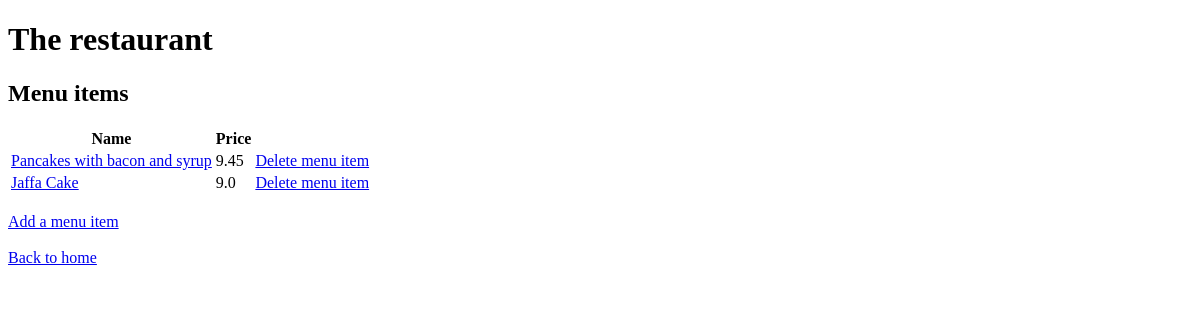
Before: /menu_items/ with the older database file.
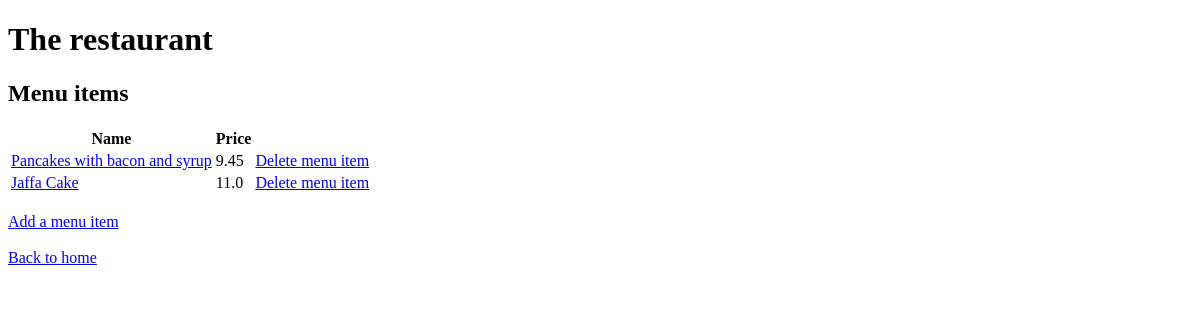
After: the same page with the newer database file.
### inventory/models.py (models this page shows, shortened)
class MenuItem(models.Model):
    title = models.CharField(unique=True,max_length=30)
    price = models.FloatField(default=0)

### inventory/views.py (the view)
# urls.py: path("menu_items/", views.MenuView.as_view(), name='menuitems'),
class MenuView(TemplateView):
    template_name = "menu_items.html"
    def get_context_data(self, **kwargs):
        context = super().get_context_data(**kwargs)
        context["menuitems"] = MenuItem.objects.all()
        return context

### inventory/templates/menu_items.html (shortened to what this page needs)
{% extends 'base.html' %} {% load static %} {% block title %}The restaurant{% endblock %}
{% block content %}
{% load mathfilters %}
<div>
    <h2>Menu items</h2>
    <table>
      <thead>
        <tr>
          <th>Name</th>
          <th>Price</th>
        </tr>
      </thead>
      <tbody>
        {% for menu in menuitems %}
        <tr>
          <td><a href="{% url "updatemenu" menu.id %}">{{ menu.title }}</a></td>
          <td>{{ menu.price }}</td>
          <td><a href="{% url "deletemenu" menu.id %}">Delete menu item</a></td>
        {% endfor %}
      </tbody>
    </table>
  <br>
  <a href="{% url 'addmenu'%}">Add a menu item</a>  </div>
  <br>
<a href="{% url 'home'%}">Back to home</a>
{% endblock %}

Changed rows visible on the page:
changed MenuItem "Jaffa Cake": price "9.0" → "11.0"
